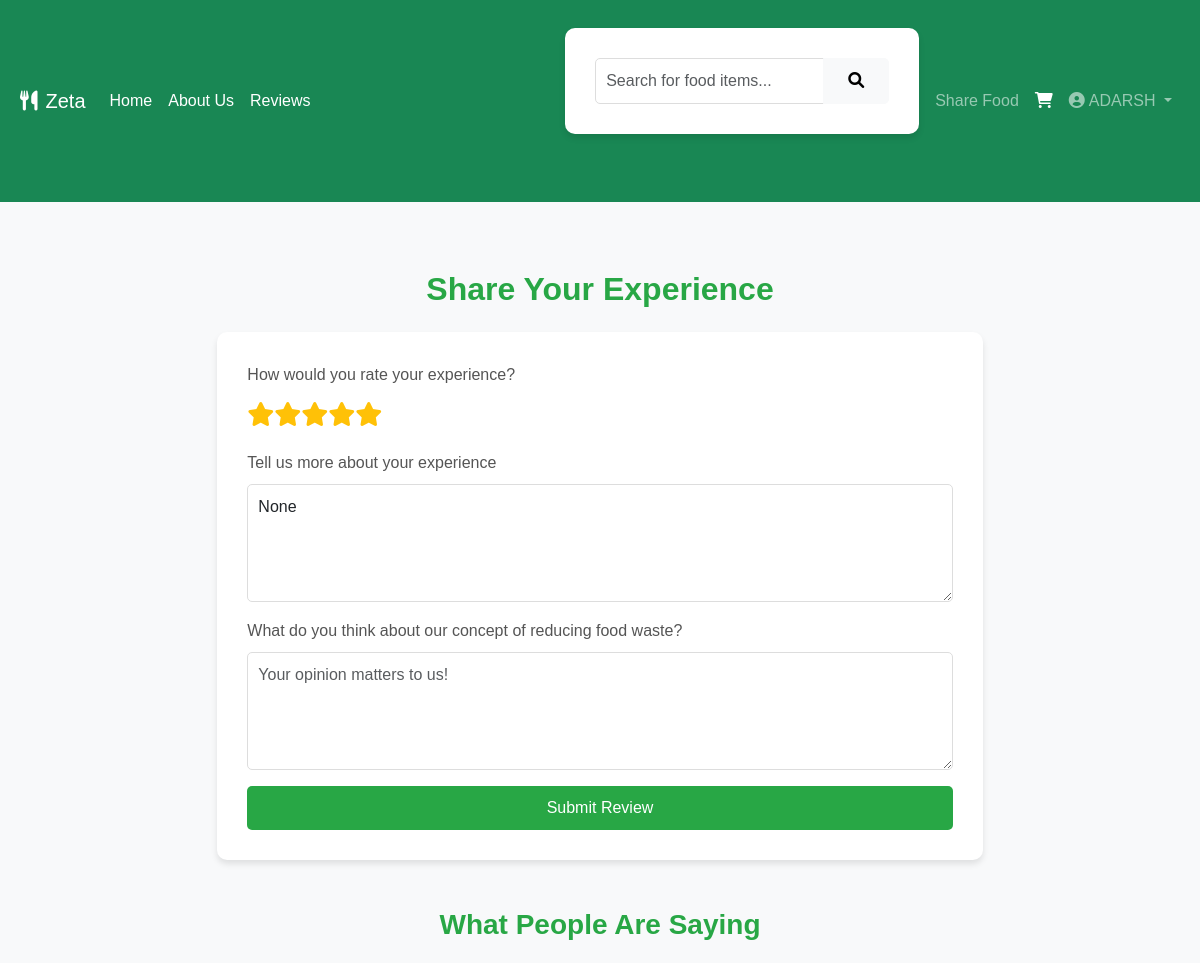
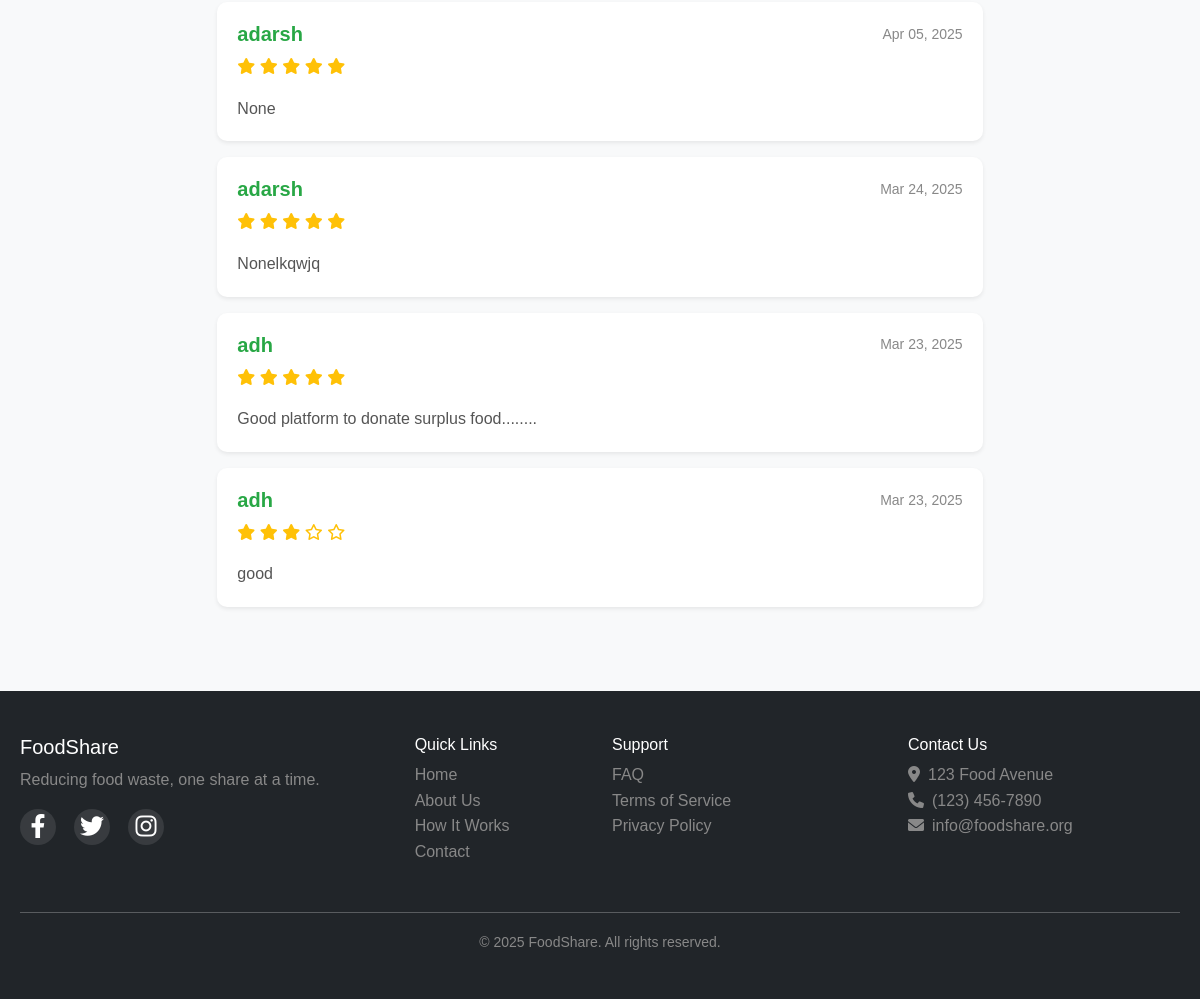
/reviews/ (signed in), run on the app's committed database (2 pictures, top to bottom).
### myapp/models.py (models this page shows, shortened)
class Review(models.Model):
    user = models.ForeignKey(User, on_delete=models.CASCADE, related_name='reviews')
    rating = models.IntegerField(choices=[(i, i) for i in range(1, 6)])  # Rating from 1 to 5
    comment = models.TextField()
    date_posted = models.DateTimeField(default=timezone.now)

### myapp/views.py (the view)
# urls.py: path('reviews/', review_section, name='review_section'),
def review_section(request):
    reviews = Review.objects.all().order_by('-date_posted')
    if request.method == 'POST':
        form = ReviewForm(request.POST)
        if form.is_valid():
            review = form.save(commit=False)
            review.user = request.user
            review.save()
            return redirect('myapp:review_section')  # Add namespace
    else:
        form = ReviewForm()
    return render(request, 'myapp/review_section.html', {'form': form, 'reviews': reviews})

### myapp/forms.py
class ReviewForm(forms.ModelForm):
    class Meta:
        model = Review
        fields = ['rating', 'comment']
        widgets = {
            'rating': forms.Select(attrs={'class': 'form-control'}),
            'comment': forms.Textarea(attrs={'class': 'form-control', 'rows': 3, 'placeholder': 'Write your review here'})
        }

### myapp/views.py (called while the page is built)
def cart_count_processor(request):
    if request.user.is_authenticated:
        cart_count = CartItem.objects.filter(user=request.user).count()
    else:
        cart_count = 0
    return {'cart_count': cart_count}

### myapp/templates/myapp/review_section.html (shortened to what this page needs)
{% extends 'myapp/base.html' %}
{% load static %}
{% block content %}
<link rel="stylesheet" href="{% static 'css/review.css' %}">
<div class="container my-5">
    <h2 class="text-center mb-4">Share Your Experience</h2>
    <div class="row justify-content-center">
        <div class="col-md-8">
            <form method="post" class="mb-5">
                <div class="mb-3">
                    <label for="rating" class="form-label">How would you rate your experience?</label>
                    <div class="star-rating">
                        {% for i in "54321" %}
                            <label for="star{{ i }}" title="{{ i }} stars"><i class="fas fa-star"></i></label>
                        {% endfor %}
                    </div>
                </div>
                <div class="mb-3">
                    <label for="comment" class="form-label">Tell us more about your experience</label>
                    <textarea class="form-control" id="comment" name="comment" rows="4" placeholder="What did you like or dislike?">{{ form.comment.value }}</textarea>
                </div>
                <div class="mb-3">
                    <label for="website_feedback" class="form-label">What do you think about our concept of reducing food waste?</label>
                    <textarea class="form-control" id="website_feedback" name="website_feedback" rows="4" placeholder="Your opinion matters to us!">{{ form.website_feedback.value }}</textarea>
                </div>
                <button type="submit" class="btn btn-success w-100">Submit Review</button>
            </form>
            <h3 class="text-center mb-4">What People Are Saying</h3>
            {% for review in reviews %}
            <div class="card mb-3 shadow-sm">
                <div class="card-body">
                    <div class="d-flex justify-content-between align-items-center mb-2">
                        <h5 class="card-title mb-0">{{ review.user.username }}</h5>
                        <small class="text-muted">{{ review.date_posted|date:"M d, Y" }}</small>
                    </div>
                    <div class="mb-3">
                        {% for i in "12345" %}
                            {% if forloop.counter <= review.rating %}
                                <i class="fas fa-star text-warning"></i>
                            {% else %}
                                <i class="far fa-star text-warning"></i>
                            {% endif %}
                        {% endfor %}
                    </div>
                    <p class="card-text">{{ review.comment }}</p>
                </div>
            </div>
            {% empty %}
            <p class="text-center">No reviews yet. Be the first to share your thoughts!</p>
            {% endfor %}
        </div>
    </div>
</div>
{% endblock %}

### myapp/templates/myapp/base.html (shortened to what this page needs)
<!DOCTYPE html>
<html lang="en">
<head>
    <link href="https://cdn.jsdelivr.net/npm/bootstrap@5.3.0-alpha1/dist/css/bootstrap.min.css" rel="stylesheet">
    <link rel="stylesheet" href="https://cdnjs.cloudflare.com/ajax/libs/font-awesome/6.0.0-beta3/css/all.min.css">
    {% load static %}
    <link rel="stylesheet" href="{% static 'css/style.css' %}">
    <link rel="stylesheet" href="{% static 'css/review.css' %}">
</head>
<body>
    <nav class="navbar navbar-expand-lg navbar-dark bg-success sticky-top">
        <div class="container">
            <a class="navbar-brand d-flex align-items-center text-white" href="{% url 'myapp:home' %}">
                <i class="fas fa-utensils me-2"></i>
                <span>Zeta</span>
            </a>
            <div class="collapse navbar-collapse" id="navbarNav">
                <ul class="navbar-nav me-auto">
                    <li class="nav-item">
                        <a class="nav-link text-white" href="{% url 'myapp:home' %}">Home</a>
                    </li>
                    <li class="nav-item">
                        <a class="nav-link text-white" href="{% url 'myapp:about' %}">About Us</a>
                    </li>
                    <li class="nav-item">
                        <a class="nav-link text-white" href="{% url 'myapp:review_section' %}">Reviews</a>
                    </li>
                </ul>
                <form class="d-flex mx-2" action="{% url 'myapp:search_food' %}" method="GET">
                    <div class="input-group">
                        <input type="text" name="q" class="form-control" placeholder="Search for food items..." aria-label="Search">
                        <button class="btn btn-light" type="submit">
                            <i class="fas fa-search"></i>
                        </button>
                    </div>
                </form>
                <ul class="navbar-nav">
                    {% if user.is_authenticated %}
                        <li class="nav-item">
                            <a class="nav-link" href="{% url 'myapp:add_food_item' %}">Share Food</a>
                        </li>
                        <li class="nav-item">
                            <a class="nav-link text-white" href="{% url 'myapp:cart' %}">
                                <i class="fas fa-shopping-cart"></i>
                            </a>
                        </li>
                        <li class="nav-item dropdown">
                            <a class="nav-link dropdown-toggle" href="#" id="navbarDropdown" role="button" data-bs-toggle="dropdown" aria-expanded="false">
                                <i class="fas fa-user-circle me-1"></i>{{ user.username }}
                            </a>
                        </li>
                    {% endif %}
                </ul>
            </div>
        </div>
    </nav>
    <main>
        {% block content %}{% endblock %}
    </main>
    <footer class="bg-dark text-white py-4 mt-5">
        <div class="container">
            <div class="row">
                <div class="col-md-4 mb-3">
                    <h5>FoodShare</h5>
                    <p class="text-muted">Reducing food waste, one share at a time.</p>
                    <div class="social-icons">
                        <a href="#" class="text-white me-2"><i class="fab fa-facebook-f"></i></a>
                        <a href="#" class="text-white me-2"><i class="fab fa-twitter"></i></a>
                        <a href="#" class="text-white me-2"><i class="fab fa-instagram"></i></a>
                    </div>
                </div>
                <div class="col-md-2 mb-3">
                    <h6>Quick Links</h6>
                    <ul class="list-unstyled">
                        <li><a href="{% url 'myapp:home' %}" class="text-muted">Home</a></li>
                        <li><a href="#" class="text-muted">About Us</a></li>
                        <li><a href="#" class="text-muted">How It Works</a></li>
                        <li><a href="#" class="text-muted">Contact</a></li>
                    </ul>
                </div>
                <div class="col-md-3 mb-3">
                    <h6>Support</h6>
                    <ul class="list-unstyled">
                        <li><a href="#" class="text-muted">FAQ</a></li>
                        <li><a href="#" class="text-muted">Terms of Service</a></li>
                        <li><a href="#" class="text-muted">Privacy Policy</a></li>
                    </ul>
                </div>
                <div class="col-md-3 mb-3">
                    <h6>Contact Us</h6>
                    <address class="text-muted">
                        <i class="fas fa-map-marker-alt me-2"></i>123 Food Avenue<br>
                        <i class="fas fa-phone me-2"></i>(123) 456-7890<br>
                        <i class="fas fa-envelope me-2"></i>info@foodshare.org
                    </address>
                </div>
            </div>
            <hr>
            <div class="text-center text-muted">
                <small>&copy; 2025 FoodShare. All rights reserved.</small>
            </div>
        </div>
    </footer>
    {% load static %}
</body>
</html>

### myapp/static/myapp/css/style.css (style rules this page uses)
:root { --primary: #28a745; --primary-dark: #218838; --secondary: #6c757d; --light: #f8f9fa; --dark: #343a40; }
body { font-family: 'Segoe UI', Roboto, 'Helvetica Neue', Arial, sans-serif; color: #333; }
.card { transition: transform 0.3s, box-shadow 0.3s; border: none; }
.btn { border-radius: 5px; padding: 0.5rem 1.5rem; transition: all 0.3s ease; }
.btn-success { background-color: var(--primary); border-color: var(--primary); }
.form-control, .form-select { border-radius: 5px; padding: 10px 15px; border: 1px solid #ced4da; }
footer a { text-decoration: none; transition: color 0.3s; }
.social-icons a { display: inline-block; width: 36px; height: 36px; line-height: 36px; text-align: center; background-color: rgba(255, 255, 255, 0.1); border-radius: 50%; transition: all 0.3s; }

### myapp/static/myapp/css/review.css (style rules this page uses)
body { font-family: 'Poppins', sans-serif; background-color: #f8f9fa; color: #333; line-height: 1.6; }
.container { max-width: 1200px; margin: 0 auto; padding: 20px; }
h2, h3 { color: #28a745; font-weight: 600; }
form { background: #fff; padding: 30px; border-radius: 10px; box-shadow: 0 4px 6px rgba(0, 0, 0, 0.1); margin-bottom: 40px; }
.form-label { font-weight: 500; color: #555; }
.form-control { border-radius: 5px; border: 1px solid #ddd; padding: 10px; font-size: 16px; transition: border-color 0.3s ease; }
.btn-success { background-color: #28a745; border: none; padding: 10px 20px; font-size: 16px; border-radius: 5px; transition: background-color 0.3s ease; }
.card { background: #fff; border: none; border-radius: 10px; box-shadow: 0 4px 6px rgba(0, 0, 0, 0.1); margin-bottom: 20px; transition: transform 0.3s ease, box-shadow 0.3s ease; }
.card-body { padding: 20px; }
.card-title { font-size: 1.25rem; font-weight: 600; color: #28a745; }
.card-text { font-size: 1rem; color: #555; }
.text-muted { color: #888 !important; }
.fa-star { color: #ffc107; }
.card { animation: fadeIn 0.5s ease-in-out; }
.social-icons { display: flex; gap: 10px; }
.social-icons a { color: #28a745; font-size: 1.5rem; transition: color 0.3s ease; }

### myapp/templates/myapp/review_section.html (style rules this page uses)
.star-rating { display: flex; flex-direction: row-reverse; justify-content: flex-end; }
.star-rating label { font-size: 1.5rem; color: #ddd; cursor: pointer; }

### data on the page
Review: user.username "adarsh", date_posted "Apr 05, 2025", rating 5 (drawn), comment "None"
Review: user.username "adarsh", date_posted "Mar 24, 2025", rating 5 (drawn), comment "Nonelkqwjq"
Review: user.username "adh", date_posted "Mar 23, 2025", rating 5 (drawn), comment "Good platform to donate surplus food........"
Review: user.username "adh", date_posted "Mar 23, 2025", rating 3 (drawn), comment "good"

### other printed values
{{ user.username }} "ADARSH"
